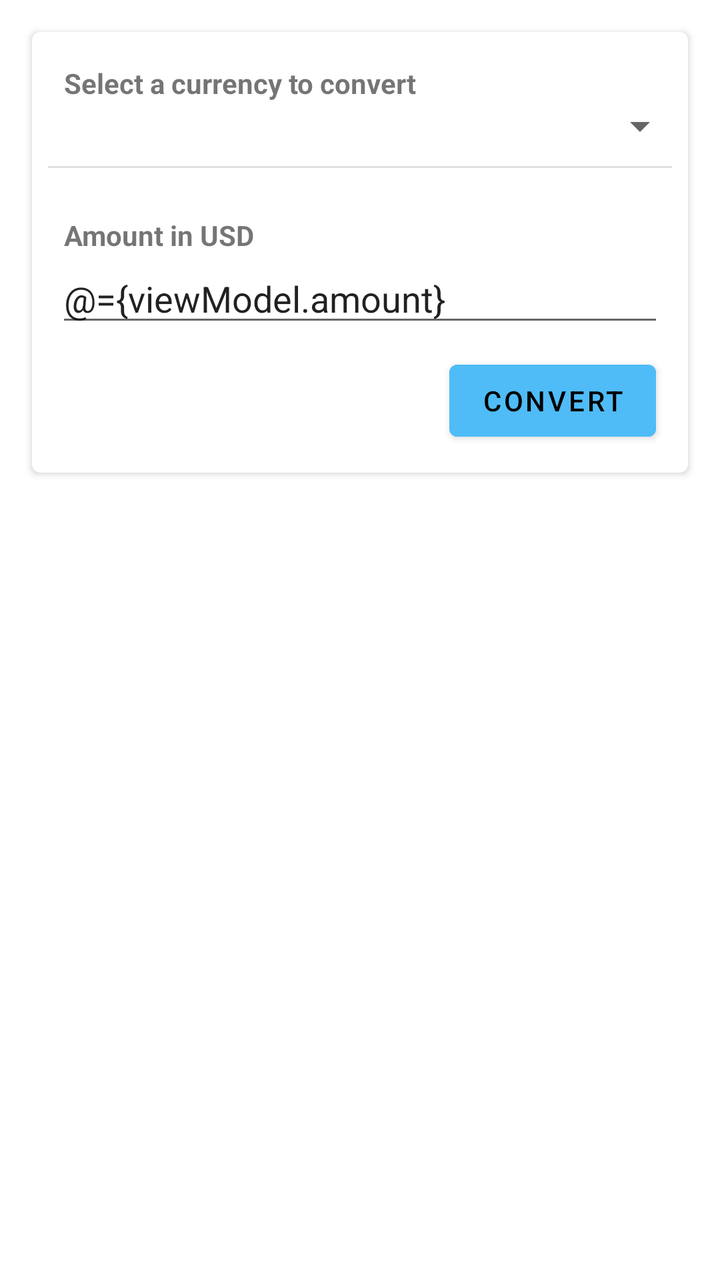
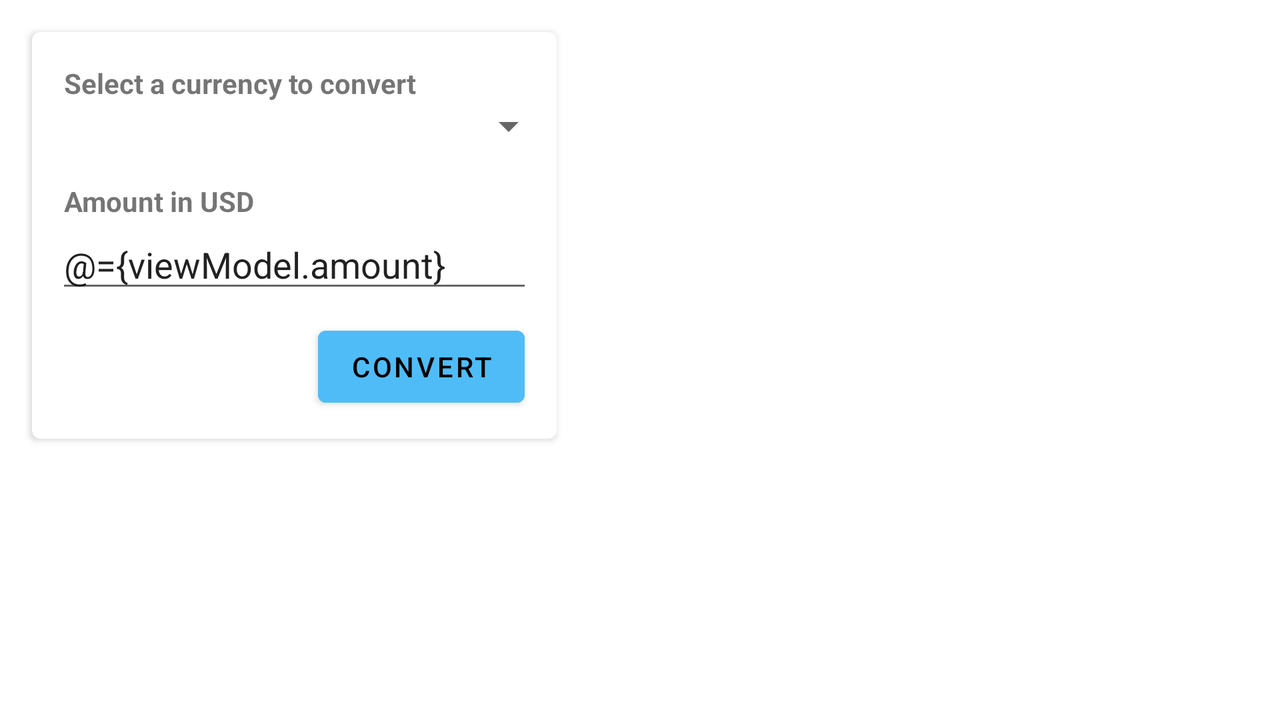

Two renders of one Android screen. The first uses the default layout on a phone; the second uses the alternative layout the repository ships for a different screen configuration, on a matching device. The two XML files are below.
<!-- AndroidManifest.xml: application theme AppTheme -->
<!-- res/layout/fragment_converter.xml -->
<?xml version="1.0" encoding="utf-8"?>
<layout xmlns:android="http://schemas.android.com/apk/res/android"
    xmlns:app="http://schemas.android.com/apk/res-auto"
    xmlns:tools="http://schemas.android.com/tools">

    <data>

        <variable
            name="viewModel"
            type="za.co.gingergeek.moneta.ui.converter.ConverterViewModel" />
    </data>

    <androidx.constraintlayout.widget.ConstraintLayout
        android:layout_width="match_parent"
        android:layout_height="match_parent"
        tools:context=".ui.converter.ConverterFragment">

        <com.google.android.material.card.MaterialCardView
            android:id="@+id/result_card"
            android:layout_width="0dp"
            android:layout_height="wrap_content"
            android:layout_margin="16dp"
            android:alpha="0"
            app:cardElevation="2dp"
            app:layout_constraintEnd_toEndOf="parent"
            app:layout_constraintStart_toStartOf="parent"
            app:layout_constraintTop_toBottomOf="@+id/materialCardView">


            <androidx.constraintlayout.widget.ConstraintLayout
                android:layout_width="match_parent"
                android:layout_height="wrap_content"
                android:orientation="vertical"
                android:padding="16dp">

                <TextView
                    android:id="@+id/markup_title"
                    android:layout_width="0dp"
                    android:layout_height="wrap_content"
                    android:text="@string/converter_screen_markup_description"
                    android:textAlignment="viewEnd"
                    android:textColor="?android:attr/textColorPrimary"
                    android:textSize="14sp"
                    app:layout_constraintEnd_toStartOf="@+id/guideline2"
                    app:layout_constraintHorizontal_bias="1"
                    app:layout_constraintStart_toStartOf="parent"
                    app:layout_constraintTop_toBottomOf="@+id/result_text" />

                <TextView
                    android:id="@+id/markup_percentage"
                    android:layout_width="0dp"
                    android:layout_height="wrap_content"
                    android:layout_marginStart="8dp"
                    android:fontFamily="sans-serif-black"
                    android:text="@{viewModel.markupPercentage}"
                    android:textColor="?android:attr/colorPrimary"
                    android:textSize="14sp"
                    app:layout_constraintEnd_toEndOf="parent"
                    app:layout_constraintHorizontal_bias="0"
                    app:layout_constraintStart_toEndOf="@+id/markup_title"
                    app:layout_constraintTop_toBottomOf="@+id/result_text" />

                <TextView
                    android:id="@+id/result_text_title"
                    android:layout_width="0dp"
                    android:layout_height="wrap_content"
                    android:text="@string/converter_screen_result_text_description"
                    android:textAlignment="viewEnd"
                    android:textColor="?android:attr/textColorPrimary"
                    android:textSize="24sp"
                    app:layout_constraintEnd_toStartOf="@+id/guideline2"
                    app:layout_constraintHorizontal_bias="1"
                    app:layout_constraintStart_toStartOf="parent"
                    app:layout_constraintTop_toTopOf="parent" />

                <TextView
                    android:id="@+id/result_text"
                    android:layout_width="0dp"
                    android:layout_height="wrap_content"
                    android:layout_marginStart="8dp"
                    android:fontFamily="sans-serif-black"
                    android:textColor="?android:attr/colorPrimary"
                    android:textSize="24sp"
                    android:text="@{viewModel.convertedValue}"
                    app:layout_constraintEnd_toEndOf="parent"
                    app:layout_constraintHorizontal_bias="0"
                    app:layout_constraintStart_toEndOf="@+id/result_text_title"
                    app:layout_constraintTop_toTopOf="@+id/result_text_title"
                    tools:text="12453994.99" />

                <androidx.constraintlayout.widget.Guideline
                    android:id="@+id/guideline2"
                    android:layout_width="wrap_content"
                    android:layout_height="wrap_content"
                    android:orientation="vertical"
                    app:layout_constraintGuide_percent="0.45" />
            </androidx.constraintlayout.widget.ConstraintLayout>
        </com.google.android.material.card.MaterialCardView>

        <com.google.android.material.card.MaterialCardView
            android:id="@+id/materialCardView"
            android:layout_width="match_parent"
            android:layout_height="wrap_content"
            android:layout_margin="16dp"
            app:cardElevation="2dp"
            app:layout_constraintEnd_toEndOf="parent"
            app:layout_constraintStart_toStartOf="parent"
            app:layout_constraintTop_toTopOf="parent">

            <LinearLayout
                android:layout_width="match_parent"
                android:layout_height="wrap_content"
                android:orientation="vertical">

                <TextView
                    android:layout_width="match_parent"
                    android:layout_height="wrap_content"
                    android:layout_marginStart="16dp"
                    android:layout_marginTop="16dp"
                    android:layout_marginEnd="16dp"
                    android:text="@string/converter_screen_currency_title"
                    android:textStyle="bold" />

                <Spinner
                    android:id="@+id/selection"
                    android:layout_width="match_parent"
                    android:layout_height="wrap_content" />

                <View
                    android:id="@+id/divider"
                    android:layout_width="match_parent"
                    android:layout_height="1dp"
                    android:layout_margin="8dp"
                    android:background="?android:attr/listDivider" />

                <TextView
                    android:layout_width="match_parent"
                    android:layout_height="wrap_content"
                    android:layout_marginStart="16dp"
                    android:layout_marginTop="16dp"
                    android:layout_marginEnd="16dp"
                    android:text="@string/converter_screen_convert_amount_title"
                    android:textStyle="bold" />

                <EditText
                    android:id="@+id/convert_amount_input"
                    android:layout_width="match_parent"
                    android:layout_height="wrap_content"
                    android:layout_marginStart="12dp"
                    android:layout_marginEnd="12dp"
                    android:autofillHints="@string/converter_screen_amount_hint"
                    android:hint="@string/converter_screen_amount_hint"
                    android:text="@={viewModel.amount}"
                    android:inputType="numberDecimal" />

                <Button
                    android:id="@+id/convert_button"
                    android:layout_width="wrap_content"
                    android:layout_height="wrap_content"
                    android:layout_gravity="end"
                    android:layout_marginTop="8dp"
                    android:layout_marginEnd="16dp"
                    android:layout_marginBottom="12dp"
                    android:backgroundTint="?android:attr/colorAccent"
                    android:text="@string/converter_screen_convert_button_text"
                    android:textColor="@color/black" />
            </LinearLayout>
        </com.google.android.material.card.MaterialCardView>

    </androidx.constraintlayout.widget.ConstraintLayout>
</layout>
<!-- resources referenced by this layout -->
<resources>
  <color name="black">#000000</color>
  <string name="converter_screen_amount_hint" translatable="false">123.00</string>
  <string name="converter_screen_convert_amount_title">Amount in USD</string>
  <string name="converter_screen_convert_button_text">Convert</string>
  <string name="converter_screen_currency_title">Select a currency to convert</string>
  <string name="converter_screen_markup_description">Markup Percentage</string>
  <string name="converter_screen_result_text_description">You get</string>
  <style name="AppTheme" parent="Theme.MaterialComponents.DayNight">
          
          <item name="colorPrimary">@color/colorPrimary</item>
          <item name="colorPrimaryDark">@color/white</item>
          <item name="colorAccent">@color/colorAccent</item>
          <item name="android:navigationBarColor">@color/colorAccent</item>
      </style>
  <color name="colorPrimary">#E57373</color>
  <color name="white">#ffffff</color>
  <color name="colorAccent">#4FBCF7</color>
</resources>
<!-- res/layout-land/fragment_converter.xml (the repository's variant of the layout above) -->
<!-- drawn on the phone turned sideways -->
<?xml version="1.0" encoding="utf-8"?>
<layout xmlns:android="http://schemas.android.com/apk/res/android"
    xmlns:app="http://schemas.android.com/apk/res-auto"
    xmlns:tools="http://schemas.android.com/tools">

    <data>

        <variable
            name="viewModel"
            type="za.co.gingergeek.moneta.ui.converter.ConverterViewModel" />
    </data>

    <androidx.constraintlayout.widget.ConstraintLayout
        android:layout_width="match_parent"
        android:layout_height="match_parent"
        tools:context=".ui.converter.ConverterFragment">

        <com.google.android.material.card.MaterialCardView
            android:id="@+id/result_card"
            android:layout_width="wrap_content"
            android:layout_height="wrap_content"
            android:layout_margin="16dp"
            android:alpha="0"
            app:cardElevation="2dp"
            app:layout_constraintEnd_toEndOf="parent"
            app:layout_constraintHorizontal_bias="0"
            app:layout_constraintStart_toStartOf="@+id/guideline3"
            app:layout_constraintTop_toTopOf="parent"
            tools:visibility="visible">


            <androidx.constraintlayout.widget.ConstraintLayout
                android:layout_width="match_parent"
                android:layout_height="wrap_content"
                android:orientation="vertical"
                android:padding="16dp">

                <TextView
                    android:id="@+id/markup_title"
                    android:layout_width="wrap_content"
                    android:layout_height="wrap_content"
                    android:text="@string/converter_screen_markup_description"
                    android:textAlignment="viewEnd"
                    android:textColor="?android:attr/textColorPrimary"
                    android:textSize="14sp"
                    app:layout_constraintEnd_toStartOf="@+id/guideline2"
                    app:layout_constraintHorizontal_bias="1"
                    app:layout_constraintStart_toStartOf="parent"
                    app:layout_constraintTop_toBottomOf="@+id/result_text" />

                <TextView
                    android:id="@+id/markup_percentage"
                    android:layout_width="0dp"
                    android:layout_height="wrap_content"
                    android:layout_marginStart="8dp"
                    android:fontFamily="sans-serif-black"
                    android:text="@{viewModel.markupPercentage}"
                    android:textColor="?android:attr/colorPrimary"
                    android:textSize="14sp"
                    app:layout_constraintEnd_toEndOf="parent"
                    app:layout_constraintHorizontal_bias="0"
                    app:layout_constraintStart_toEndOf="@+id/markup_title"
                    app:layout_constraintTop_toBottomOf="@+id/result_text" />

                <TextView
                    android:id="@+id/result_text_title"
                    android:layout_width="0dp"
                    android:layout_height="wrap_content"
                    android:text="@string/converter_screen_result_text_description"
                    android:textAlignment="viewEnd"
                    android:textColor="?android:attr/textColorPrimary"
                    android:textSize="24sp"
                    app:layout_constraintEnd_toStartOf="@+id/guideline2"
                    app:layout_constraintHorizontal_bias="1"
                    app:layout_constraintStart_toStartOf="parent"
                    app:layout_constraintTop_toTopOf="parent" />

                <TextView
                    android:id="@+id/result_text"
                    android:layout_width="0dp"
                    android:layout_height="wrap_content"
                    android:layout_marginStart="8dp"
                    android:fontFamily="sans-serif-black"
                    android:textColor="?android:attr/colorPrimary"
                    android:textSize="24sp"
                    android:text="@{viewModel.convertedValue}"
                    app:layout_constraintEnd_toEndOf="parent"
                    app:layout_constraintHorizontal_bias="0"
                    app:layout_constraintStart_toEndOf="@+id/result_text_title"
                    app:layout_constraintTop_toTopOf="@+id/result_text_title"
                    tools:text="12453994.99" />

                <androidx.constraintlayout.widget.Guideline
                    android:id="@+id/guideline2"
                    android:layout_width="wrap_content"
                    android:layout_height="wrap_content"
                    android:orientation="vertical"
                    app:layout_constraintGuide_percent="0.43119267" />
            </androidx.constraintlayout.widget.ConstraintLayout>
        </com.google.android.material.card.MaterialCardView>

        <com.google.android.material.card.MaterialCardView
            android:id="@+id/materialCardView"
            android:layout_width="0dp"
            android:layout_height="wrap_content"
            android:layout_margin="16dp"
            app:cardElevation="2dp"
            app:layout_constraintEnd_toStartOf="@+id/guideline3"
            app:layout_constraintHorizontal_bias="0"
            app:layout_constraintStart_toStartOf="parent"
            app:layout_constraintTop_toTopOf="parent">

            <androidx.constraintlayout.widget.ConstraintLayout
                android:layout_width="match_parent"
                android:layout_height="wrap_content">

                <TextView
                    android:id="@+id/selection_title"
                    android:layout_width="0dp"
                    android:layout_height="wrap_content"
                    android:layout_marginStart="16dp"
                    android:layout_marginTop="16dp"
                    android:layout_marginEnd="16dp"
                    android:text="@string/converter_screen_currency_title"
                    android:textStyle="bold"
                    app:layout_constraintEnd_toEndOf="parent"
                    app:layout_constraintStart_toStartOf="parent"
                    app:layout_constraintTop_toTopOf="parent" />

                <Spinner
                    android:id="@+id/selection"
                    android:layout_width="0dp"
                    android:layout_height="wrap_content"
                    app:layout_constraintEnd_toEndOf="parent"
                    app:layout_constraintStart_toStartOf="parent"
                    app:layout_constraintTop_toBottomOf="@+id/selection_title" />

                <TextView
                    android:id="@+id/amount_title"
                    android:layout_width="0dp"
                    android:layout_height="wrap_content"
                    android:layout_marginStart="16dp"
                    android:layout_marginTop="16dp"
                    android:layout_marginEnd="16dp"
                    android:text="@string/converter_screen_convert_amount_title"
                    android:textStyle="bold"
                    app:layout_constraintEnd_toEndOf="parent"
                    app:layout_constraintStart_toStartOf="parent"
                    app:layout_constraintTop_toBottomOf="@+id/selection" />

                <EditText
                    android:id="@+id/convert_amount_input"
                    android:layout_width="0dp"
                    android:layout_height="wrap_content"
                    android:layout_marginStart="12dp"
                    android:layout_marginEnd="12dp"
                    android:autofillHints="@string/converter_screen_amount_hint"
                    android:hint="@string/converter_screen_amount_hint"
                    android:inputType="numberDecimal"
                    android:text="@={viewModel.amount}"
                    app:layout_constraintEnd_toEndOf="parent"
                    app:layout_constraintStart_toStartOf="parent"
                    app:layout_constraintTop_toBottomOf="@+id/amount_title" />

                <Button
                    android:id="@+id/convert_button"
                    android:layout_width="wrap_content"
                    android:layout_height="wrap_content"
                    android:layout_gravity="end"
                    android:layout_marginTop="8dp"
                    android:layout_marginEnd="16dp"
                    android:layout_marginBottom="12dp"
                    android:backgroundTint="?android:attr/colorAccent"
                    android:text="@string/converter_screen_convert_button_text"
                    android:textColor="@color/black"
                    app:layout_constraintBottom_toBottomOf="parent"
                    app:layout_constraintEnd_toEndOf="parent"
                    app:layout_constraintTop_toBottomOf="@+id/convert_amount_input" />
            </androidx.constraintlayout.widget.ConstraintLayout>
        </com.google.android.material.card.MaterialCardView>

        <androidx.constraintlayout.widget.Guideline
            android:id="@+id/guideline3"
            android:layout_width="wrap_content"
            android:layout_height="wrap_content"
            android:orientation="vertical"
            app:layout_constraintGuide_percent="0.46" />

    </androidx.constraintlayout.widget.ConstraintLayout>
</layout>
